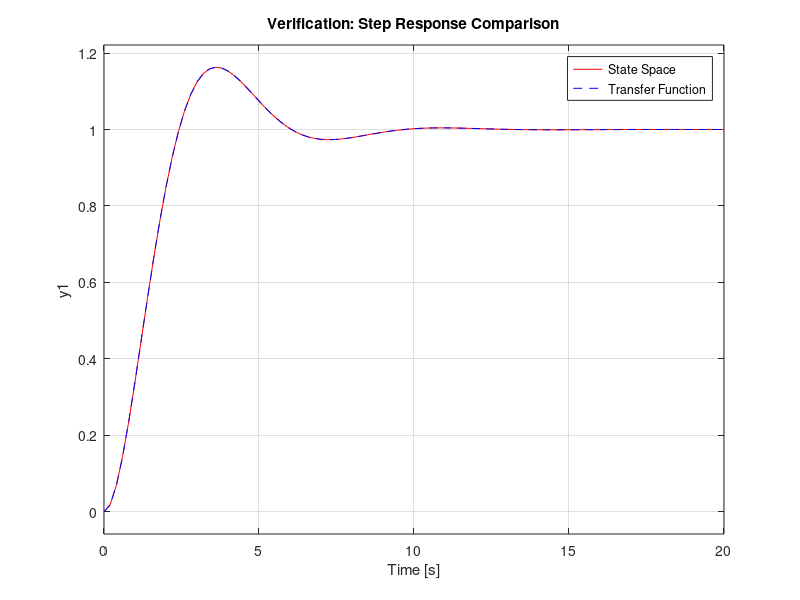
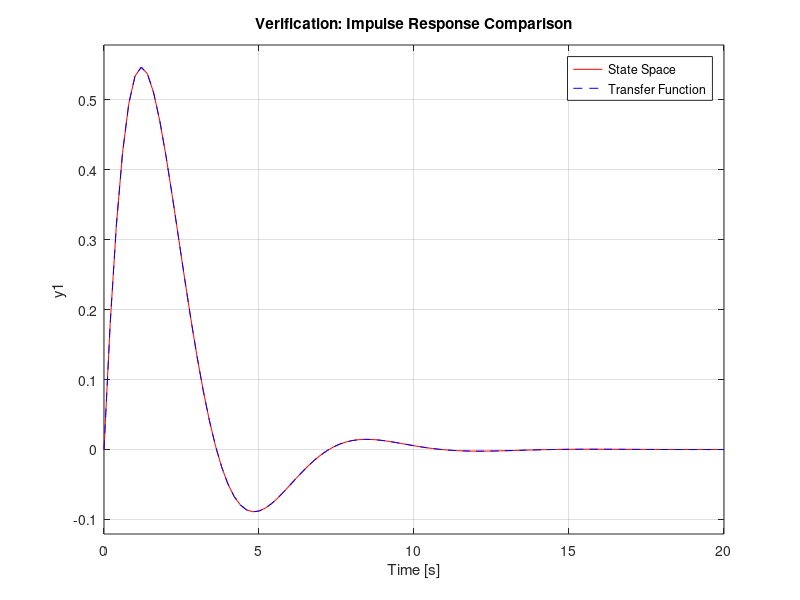

Here is the MATLAB script that generated these plots, in order:
clc , clear all ; close all 

%% Mass Spring Damper System 
m = 1 ; b = 1 ; k = 1;

%  -------------------------------- State Space Model ----------------------
A = [0 1;-k/m -b/m]; % System Matrix
B = [0 ; 1]; % Input Matrix
C = [1 0]; % Output Matrix
D = [0]; % Feedback Matrix


sys_ss = ss(A,B,C,D)
poles = pole(sys_ss)
eigenValues = eig(A)

%  ------------------------------ Transfer Function ----------------------
% sys_tf = tf(sys_ss)
num = 1 ; 
den = [m b k];
sys_tf = tf(num,den)

%  ------------------------------ Verification ----------------------
figure(1)
step(sys_ss,'r') ; hold on 
step(sys_tf,'b--') ; 
grid on 
legend('State Space', 'Transfer Function');
title('Verification: Step Response Comparison');



figure(2)
impulse(sys_ss,'r') ; hold on 
impulse(sys_tf,'b--') ; 
grid on 
legend('State Space', 'Transfer Function');
title('Verification: Impulse Response Comparison');
